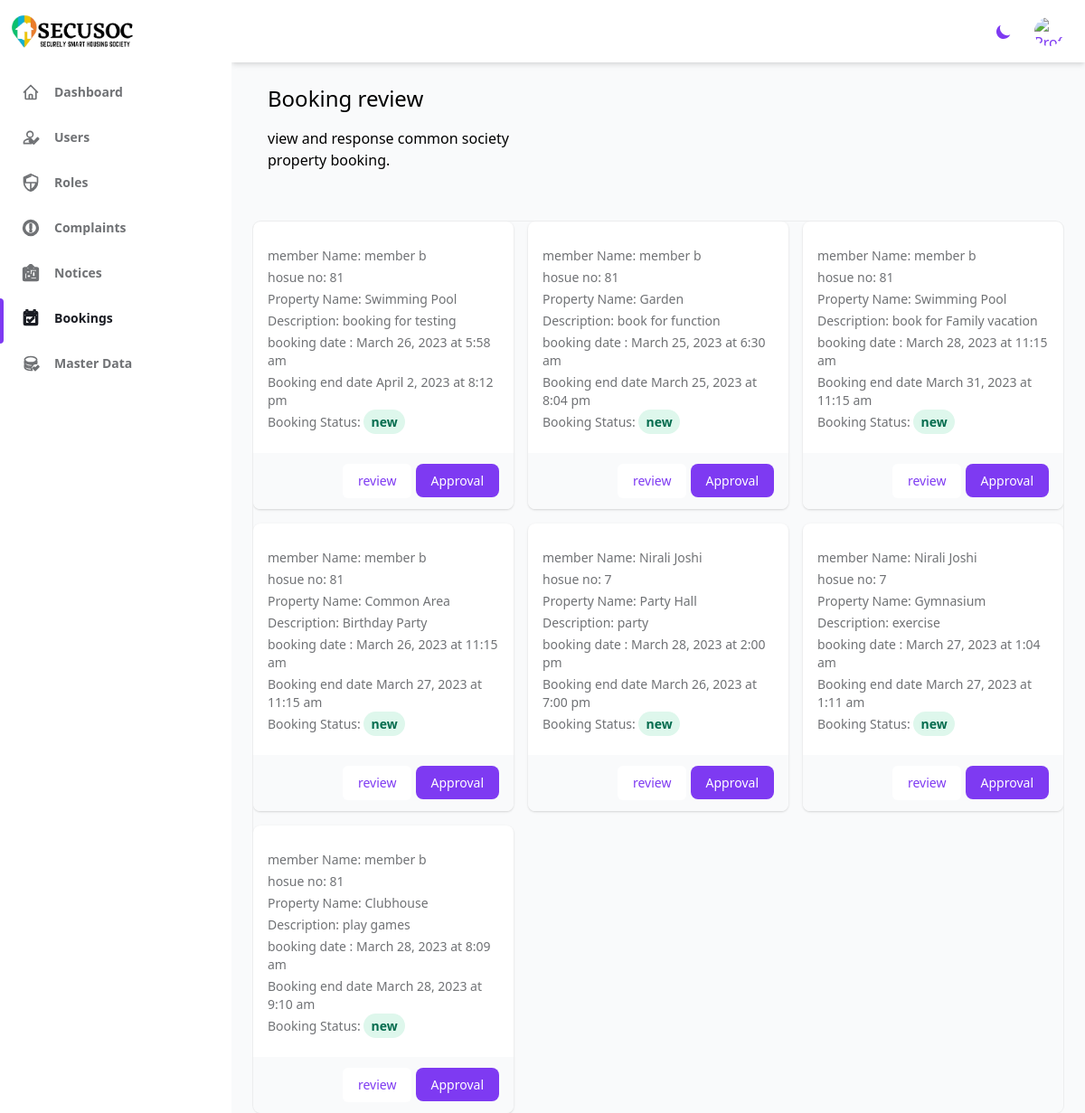
Screenshot of /admin/deshboards/Bookings.php (signed in) with the database file from the repository.
### tables this page shows
CREATE TABLE `property_booking_transaction` (
  `Booking_id` int(4) NOT NULL,
  `User_id` int(4) DEFAULT NULL,
  `Property_id` int(3) NOT NULL,
  `Booking_time` timestamp NULL DEFAULT NULL,
  `Booking_end_time` timestamp NULL DEFAULT NULL,
  `Booking_Description` varchar(100) NOT NULL,
  `P_booking_Status` int(1) NOT NULL
);

CREATE TABLE `user_master` (
  `User_id` int(4) NOT NULL,
  `User_Type` varchar(8) NOT NULL,
  `House_no` int(3) NOT NULL,
  `User_Fname` varchar(15) NOT NULL,
  `User_Mname` varchar(25) NOT NULL,
  `User_Lname` varchar(15) NOT NULL,
  `User_Mobile_no` bigint(20) DEFAULT NULL,
  `Username` varchar(20) NOT NULL,
  `Passward` varchar(16) NOT NULL,
  `User_Email` varchar(30) NOT NULL,
  `User_Address` varchar(70) NOT NULL,
  `Alternate_Address` varchar(70) NOT NULL,
  `City_Id` varchar(5) NOT NULL,
  `User_Status` int(10) NOT NULL
);

CREATE TABLE `property_master` (
  `Property_id` int(2) NOT NULL,
  `Property_Name` varchar(15) NOT NULL
);

### admin/deshboards/Bookings.php (the view, shortened to what this page needs)
<?php $current_url = 'Bookings';
require_once '../../src/config/database.php';
require_once '../deshboards/header.php'; ?>
<?php require_once '../deshboards/sidebar.php'; ?>
<div class="container mx-auto px-4 py-6 dark:text-gray-300">
    <h1 class="text-2xl font-medium mb-4">Booking review</h1>
    <p class="text-base mb-8">view and response common society property booking.</p>
</div>
<div class="col-span-10 sm:col-span-7">
    <div class="w-full overflow-hidden rounded-lg shadow-xs">
        <div class="grid grid-cols-1 sm:grid-cols-2 lg:grid-cols-3 gap-4">
            <?php
            $query = "SELECT b.*, m.Property_Name, u.House_no, u.User_Fname, u.User_Lname FROM property_booking_transaction b JOIN property_master m ON b.Property_id = m.Property_id JOIN user_master u ON b.User_id = u.User_id";
            $result = mysqli_query($conn, $query);
            if (mysqli_num_rows($result) > 0) {
                while ($row = mysqli_fetch_assoc($result)) {
            ?>
                    <div class="bg-white overflow-hidden shadow rounded-lg dark:bg-gray-800">
                        <div class="px-4 py-5 sm:p-6">
                        <div class="mt-1 text-sm text-gray-500 dark:text-gray-100">
                                member Name: <?php echo $row["User_Fname"] . " " . $row["User_Lname"]; ?>
                            </div>
                            <div class="mt-1 text-sm text-gray-500 dark:text-gray-100">
                            hosue no: <?php echo $row["House_no"]; ?>
                            </div>
                            <div class="mt-1 text-sm text-gray-500 dark:text-gray-100">
                                Property Name: <?php echo $row["Property_Name"]; ?>
                            </div>
                            <div class="mt-1 text-sm text-gray-500 dark:text-gray-100">
                                Description: <?php echo $row["Booking_Description"]; ?>
                            </div>
                            <div class="mt-1 text-sm text-gray-500 dark:text-gray-100">
                                booking date : <?php echo date('F j, Y \a\t g:i a', strtotime($row["Booking_time"])) ?>
                            </div>
                            <div class="mt-1 text-sm text-gray-500 dark:text-gray-100">
                                Booking end date <?php echo date('F j, Y \a\t g:i a', strtotime($row["Booking_end_time"])) ?>
                            </div>
                            <div class="mt-1 text-sm text-gray-500 dark:text-gray-100">
                                Booking Status: <?php if ($row["P_booking_Status"] == 0) {
                                                    echo "<span class='text-green-700 dark:bg-green-700 dark:text-green-100 px-2 py-1 font-semibold leading-tight bg-green-100 rounded-full'>new</span>";
                                                } elseif ($row["P_booking_Status"] == 1) {
                                                    echo "<span class='text-purple-700 dark:bg-purple-700 dark:text-purple-100 px-2 py-1 font-semibold leading-tight bg-purple-100 rounded-full'>aproved</span>";
                                                } elseif ($row["P_booking_Status"] == 2) {
                                                    echo "<span class='text-yellow-700 dark:bg-yellow-700 dark:text-yellow-100 px-2 py-1 font-semibold leading-tight bg-yellow-100 rounded-full'>review</span>";
                                                } ?>
                            </div>
                        </div>
                        <div class="px-4 py-3 bg-gray-50 text-right sm:px-6 dark:bg-gray-800">
                            <a href="review_Booking.php?id=<?php echo $row['Booking_id']; ?>" class="inline-flex items-center justify-center px-4 py-2 text-sm font-medium text-purple-600 bg-white border border-transparent rounded-md hover:bg-gray-50 focus:outline-none focus:ring-2 focus:ring-offset-2 focus:ring-purple-500">
                                review
                            </a>
                            <a href="Approv_Booking.php?id=<?php echo $row['Booking_id']; ?>" class="px-4 py-2 text-sm font-medium leading-5 text-white transition-colors duration-150 bg-purple-600 border border-transparent rounded-lg active:bg-purple-600 hover:bg-purple-700 focus:outline-none focus:shadow-outline-purple">
                                Approval
                            </a>
                        </div>
                    </div>
            <?php
                }
            }
            ?>
        </div>
    </div>
</div>
<?php require_once '../deshboards/footer.php'; ?>

### rows the page displays
property_booking_transaction: User.User_Fname "member", User.User_Lname "b", User.House_no "81", Property.Property_Name "Swimming Pool", Booking_Description "booking for testing", Booking_time "March 26, 2023 at 5:58 am", Booking_end_time "April 2, 2023 at 8:12 pm", P_booking_Status "new"
property_booking_transaction: User.User_Fname "member", User.User_Lname "b", User.House_no "81", Property.Property_Name "Garden", Booking_Description "book for function", Booking_time "March 25, 2023 at 6:30 am", Booking_end_time "March 25, 2023 at 8:04 pm", P_booking_Status "new"
property_booking_transaction: User.User_Fname "member", User.User_Lname "b", User.House_no "81", Property.Property_Name "Swimming Pool", Booking_Description "book for Family vacation", Booking_time "March 28, 2023 at 11:15 am", Booking_end_time "March 31, 2023 at 11:15 am", P_booking_Status "new"
property_booking_transaction: User.User_Fname "member", User.User_Lname "b", User.House_no "81", Property.Property_Name "Common Area", Booking_Description "Birthday Party", Booking_time "March 26, 2023 at 11:15 am", Booking_end_time "March 27, 2023 at 11:15 am", P_booking_Status "new"
property_booking_transaction: User.User_Fname "Nirali", User.User_Lname "Joshi", User.House_no "7", Property.Property_Name "Party Hall", Booking_Description "party", Booking_time "March 28, 2023 at 2:00 pm", Booking_end_time "March 26, 2023 at 7:00 pm", P_booking_Status "new"
property_booking_transaction: User.User_Fname "Nirali", User.User_Lname "Joshi", User.House_no "7", Property.Property_Name "Gymnasium", Booking_Description "exercise", Booking_time "March 27, 2023 at 1:04 am", Booking_end_time "March 27, 2023 at 1:11 am", P_booking_Status "new"
property_booking_transaction: User.User_Fname "member", User.User_Lname "b", User.House_no "81", Property.Property_Name "Clubhouse", Booking_Description "play games", Booking_time "March 28, 2023 at 8:09 am", Booking_end_time "March 28, 2023 at 9:10 am", P_booking_Status "new"
